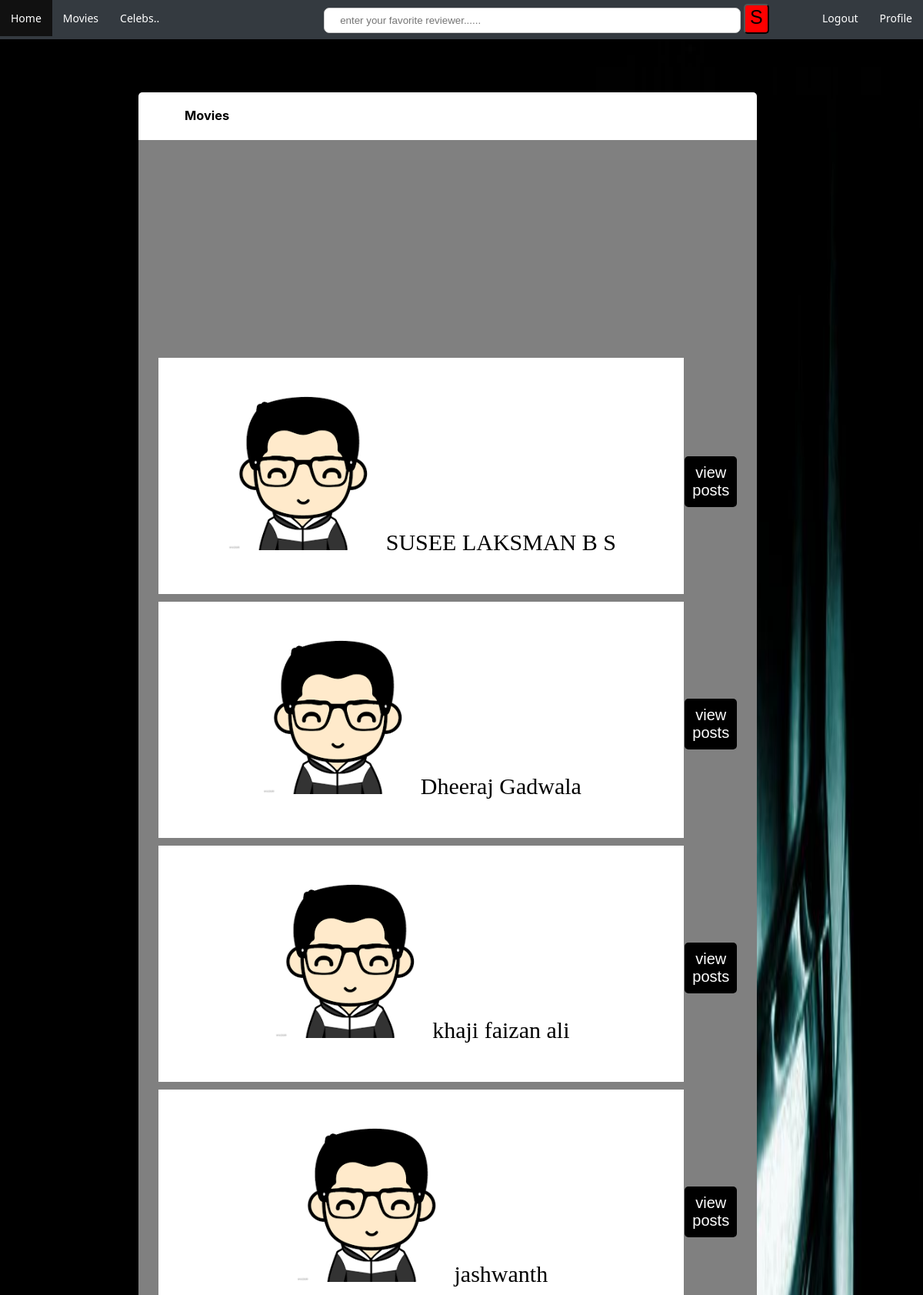
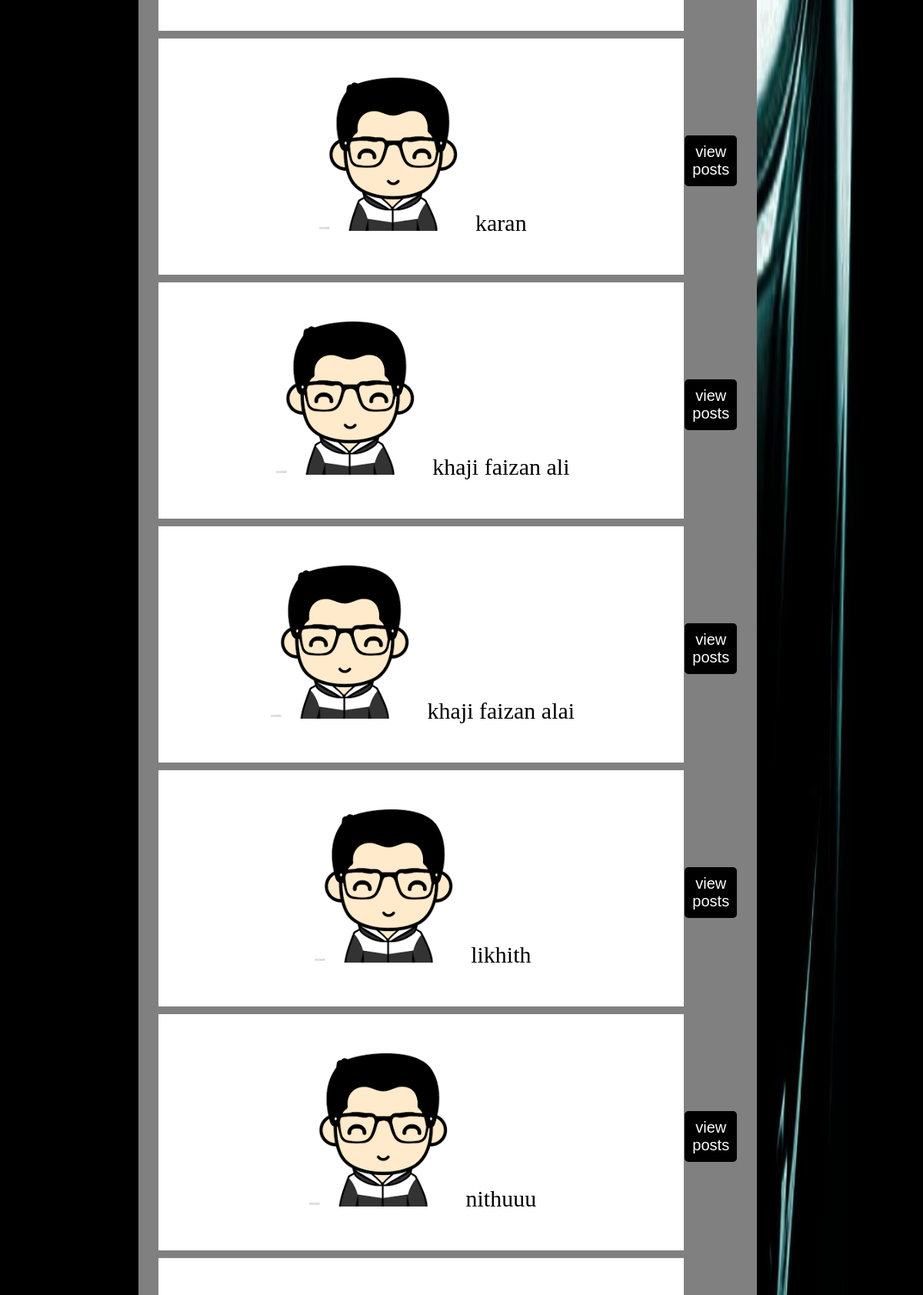
The page /search.php (signed in, upper part) on the database its author committed (2 pictures, top to bottom).
### tables this page shows
CREATE TABLE `user` (
  `email` varchar(30) NOT NULL,
  `username` varchar(30) NOT NULL,
  `mobile` bigint(20) NOT NULL,
  `password` varchar(50) NOT NULL,
  `fullname` varchar(30) NOT NULL
);

### search.php (the view, shortened to what this page needs)
<?php session_start();
$se=$_POST["search"];
?>
<!DOCTYPE html>
<html>
<head>
        <link rel="stylesheet" type="text/css" href="thumbs.css">
        <link rel="stylesheet" type="text/css" href="nav.css">
        <link rel="stylesheet" type="text/css" href="loginform.css">
</head>
<body style="background-image: url('<?php
         $con=mysqli_connect("localhost","root","","mydb");
         $img=mysqli_query($con,"SELECT * FROM bg ORDER BY RAND() LIMIT 1");
         $img=mysqli_fetch_array($img,MYSQLI_ASSOC);
         echo $img['bg'];
        ?>
');background-size: 100% 100%; background-attachment: fixed;font-size:14px;margin:0;font-family: -apple-system,BlinkMacSystemFont,Segoe UI,Roboto,Helvetica Neue,Arial,sans-serif,Apple Color Emoji,Segoe UI Emoji,Segoe UI Symbol;font-weight: 400;">
    <ul id="l01" style="z-index:1;position:fixed;top:0;width:100%;">
        <li class="li01"><a href=<?php
        if(isset($_SESSION['loggedin'])&&$_SESSION['loggedin']==true)
        echo "Login.php";
        else
        echo "Home.php";
        ?>>Home</a></li>
        <li class="li01"><a href="movies.php">Movies</a></li>
        <li class="li01"><a href="artist.php">Celebs..</a></li>
        <li class="li01"><form action="search.php" method="POST"><input type="text" name="search" placeholder="enter your favorite reviewer......" style="margin-left: 200px;"> <input type="submit" value="S" style="background-color: red;border-radius: 5px; color:black; font-size: 25px; margin-top: 5px;padding-bottom: 5px;  box-shadow: 0px 0px 0px transparent;text-shadow: 0px 0px 0px transparent;"></form></li>
        <li class="li01" style="float:right"><a href="profile.php">Profile</a></li>
        <li class="li01" style="float:right"><a href="logout.php">Logout</a></li>
    </ul>
    <div style="background-color:white;padding:0.3% 5% 0.5% 5%; margin:10% 18% 0% 15%; border-radius:5px 5px 0 0">
        <h3>Movies</h3>
    </div>
    <div style="background-color:grey;padding:10px 5px 10px 5px; margin:0% 18% 0% 15%; border-radius:0 0 5px 5px">
    <center>
        <table>
                <?php
                    $con=mysqli_connect("localhost","root","","mydb");
                    if(mysqli_connect_errno())
                    {
                        die("could not connect".mysqli_connect_error());
                    }
                    else
                    {
                            $result=mysqli_query($con,"SELECT * FROM user WHERE fullname LIKE '%".$se."%';");
                        ?><table  cellspacing="100"><?php
                           while($row = mysqli_fetch_array($result,MYSQLI_ASSOC)) {
                            echo "<tr style=\"heigth:200px;\">";
                            echo "<td style=\"width:700px;heigth:200px;padding:50px;font-size:30px;color:black; background-color:white;border-radius:white;border:1px solid gray;border-bottom:10px solid gray; border-spacing: 5px 10px;font-family:Comic Sans MS;\"><img src=\"us.png\" alt=\"Italian Trulli\" style=\"width:200px;heigth:50px;\"> ".$row['fullname']."</td> <br>";
                            echo "<td><a href=\"se.php?email=".$row['email']."\" style=\"text-decoration:none;\"><button style=\"padding:10px;border-radius:5px; font-size:20px;background-color:black;color:white;\">view posts</button></a></td>";
                            echo "</tr>";
                           }
                    }
                ?>
        </table>
    </center>
    </div>
</body>
</html>

### nav.css (style rules this page uses)
#l01 { list-style-type: none; margin: 0; padding: 0; overflow: hidden; background-color: #343a40; }
.li01 { float: left; }
.li01 a { display: block; color: white; text-align: center; padding: 14px; text-decoration: none; font-family:'Segoe UI', Tahoma, Geneva, Verdana, sans-serif; }

### loginform.css (style rules this page uses)
input[type=text], input[type=password] ,input[type="email"] { padding: 12px 20px; margin: 8px 0; display: inline-block; border: 1px solid #ccc; width:500px; height:7px; border-radius:7px }

### search.php (style rules this page uses)
table { font-family: arial, sans-serif; border-collapse: collapse; width: 95%; }
td, th { text-align: center; padding:10px 0 0 0; color: white; font-size:12px; }
button { all:unset; }

### rows shown on the page
user: fullname "SUSEE LAKSMAN B S"
user: fullname "Dheeraj Gadwala"
user: fullname "khaji faizan ali"
user: fullname "jashwanth"
user: fullname "karan"
user: fullname "khaji faizan ali"
user: fullname "khaji faizan alai"
user: fullname "likhith"
user: fullname "nithuuu"
